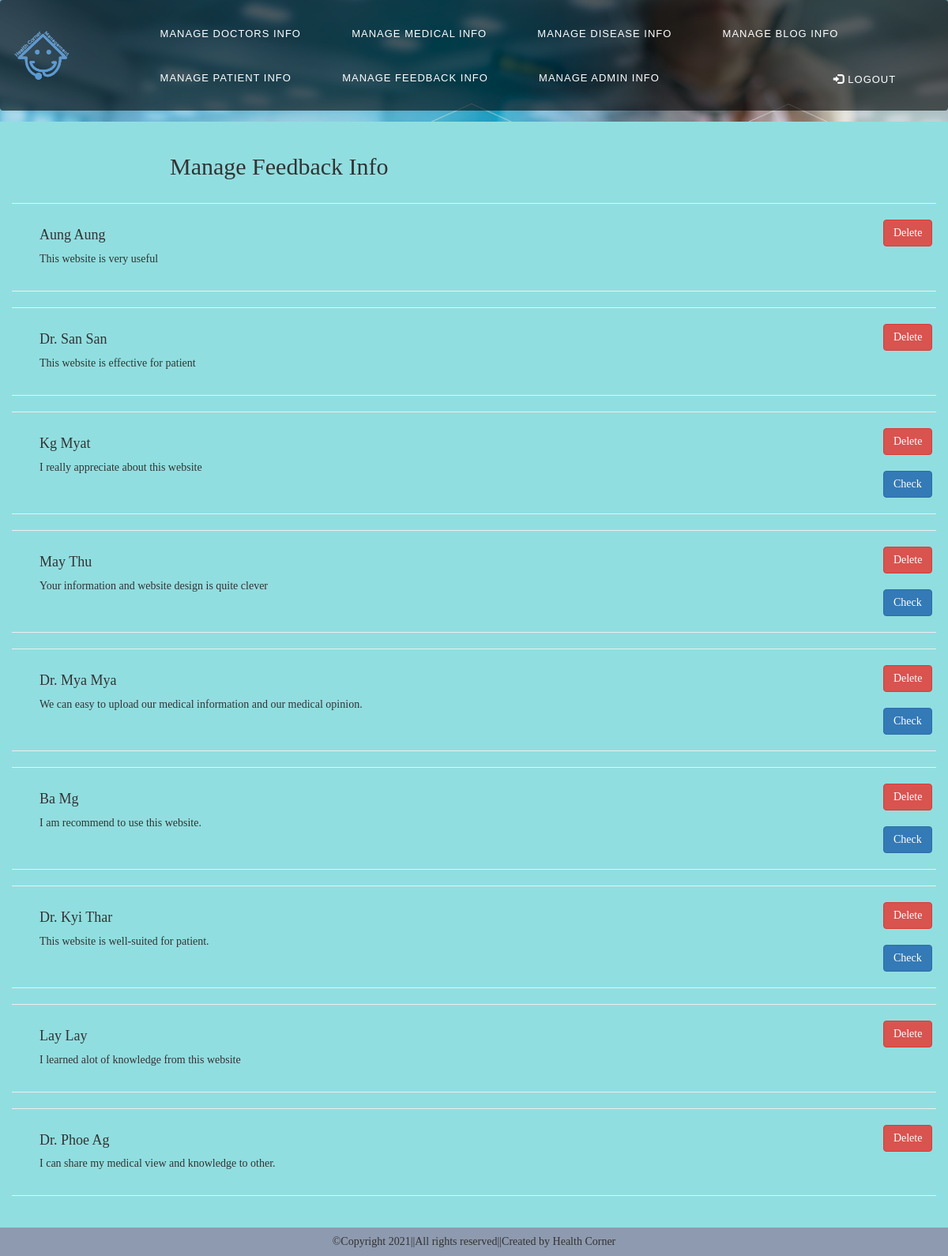
Screenshot of /adminfeedbackinfo with the database file from the repository.
### tables this page shows
CREATE TABLE "feedback" (
	"fbid"	INTEGER,
	"fbmsg"	TEXT,
	"pid"	INTEGER,
	"did"	INTEGER,
	"aid"	INTEGER,
	"fbcheck"	INTEGER,
	PRIMARY KEY("fbid" AUTOINCREMENT),
	FOREIGN KEY("pid") REFERENCES "patient"("pid") ON DELETE SET NULL,
	FOREIGN KEY("did") REFERENCES "doctor"("did"),
	FOREIGN KEY("aid") REFERENCES "admin"("aid")
);

CREATE TABLE "patient" (
	"pid"	INTEGER,
	"pname"	TEXT NOT NULL,
	"paddr"	TEXT,
	"pphone"	TEXT,
	"pemail"	TEXT NOT NULL,
	"ppwd"	TEXT NOT NULL,
	"pimg"	TEXT,
	"pgender"	TEXT,
	"healthinfo"	TEXT,
	PRIMARY KEY("pid" AUTOINCREMENT)
);

CREATE TABLE "doctor" (
	"did"	INTEGER,
	"dname"	TEXT NOT NULL,
	"daddr"	TEXT,
	"dphone"	TEXT,
	"demail"	TEXT NOT NULL,
	"dpwd"	TEXT NOT NULL,
	"dimg"	TEXT,
	"hospitalname"	TEXT,
	"dgender"	TEXT,
	"speciality"	TEXT,
	PRIMARY KEY("did" AUTOINCREMENT)
);

### server.py (the view)
@app.route('/adminfeedbackinfo', methods=['GET','POST'])
def adminfeedbackinfo():
    try:
        if request.method == 'GET':
            with get_connection() as connection:
                cur = connection.cursor()
                cur.execute('SELECT * FROM feedback')
                database_data = cur.fetchall()
                cur.execute('SELECT pid,pname FROM patient')
                patients = cur.fetchall()
                cur.execute('SELECT did,dname FROM doctor')
                doctors = cur.fetchall()
                return render_template('adminfeedbackinfo.html', feedback_database = database_data, patients = patients, doctors = doctors)
    except Exception as e:
        raise e

### server.py (called while the page is built)
def get_connection():
   con = sqlite3.connect('HCwebsitedb.db')
   con.row_factory = sqlite3.Row
   return con

### templates/adminfeedbackinfo.html
{% extends 'adminmedicallist.html' %}
{% block content %}
<div class="container-fluid"><br>
   <div class="row">
    <div class="col-md-2"></div>
      <div class="col-md-6"><h2>Manage Feedback Info</h2></div>
    <div class="col-md-4"></div>
    </div>
   {%for feedback in feedback_database%}
   {% if feedback.pid%}
   <hr>
   <div class="row" style="margin-left: 20px;">
    <div class="col-md-11">
      <h4>{%for patient in patients%}
          {% if patient.pid == feedback.pid %}
          {{patient.pname}}
          {% endif %}
          {% endfor %}</h4>
      <p>{{feedback.fbmsg}}</p>
    </div>
    <div class="col-md-1">
      <form action="/feedbackdel:{{feedback.fbid}}" method="post">
        <button class="btn btn-danger"  onclick="if (!confirm('Are you sure?')) { return false }">Delete
        </button>
      </form>
      <br>
      {% if not feedback.fbcheck == 'checked' %}
      <form action="/feedbackcheck:{{feedback.fbid}}">
        <input type="submit" class="btn btn-primary" name="check" value="Check">
      </form>
      {% endif %}
    </div>
   </div>
   <hr>
   {% endif %}
   {% if feedback.did%}
   <hr>
   <div class="row" style="margin-left: 20px;">
    <div class="col-md-11">
      <h4>{%for doctor in doctors%}
          {% if doctor.did == feedback.did %}
          {{doctor.dname}}
          {% endif %}
          {% endfor %}</h4>
      <p>{{feedback.fbmsg}}</p>
    </div>
    <div class="col-md-1">
      <form action="/feedbackdel:{{feedback.fbid}}" method="post">
        <button class="btn btn-danger"  onclick="if (!confirm('Are you sure?')) { return false }">Delete</button>
      </form>
      <br>
      {% if not feedback.fbcheck == 'checked' %}
      <form action="/feedbackcheck:{{feedback.fbid}}">
        <input type="submit" class="btn btn-primary" name="check" value="Check">
      </form>
      {% endif %}
    </div>
   </div>
   <hr>
   {% endif %}
   {% endfor %}
<br></div>
{% endblock %}

### static/css/style.css (style rules this page uses)
body { background-color: #91DEE0; font-family: Cantata One; }

### rows the page displays
feedback: fbmsg "This website is very useful"
patient: pname "Aung Aung"
feedback: fbmsg "This website is effective for patient"
doctor: dname "Dr. San San"
feedback: fbmsg "I really appreciate about this website"
patient: pname "Kg Myat"
feedback: fbmsg "Your information and website design is quite clever"
patient: pname "May Thu"
feedback: fbmsg "We can easy to upload our medical information and our medical opinion."
doctor: dname "Dr. Mya Mya"
feedback: fbmsg "I am recommend to use this website."
patient: pname "Ba Mg"
feedback: fbmsg "This website is well-suited for patient."
doctor: dname "Dr. Kyi Thar"
feedback: fbmsg "I learned alot of knowledge from this website"
patient: pname "Lay Lay"
feedback: fbmsg "I can share my medical view and knowledge to other."
doctor: dname "Dr. Phoe Ag"
